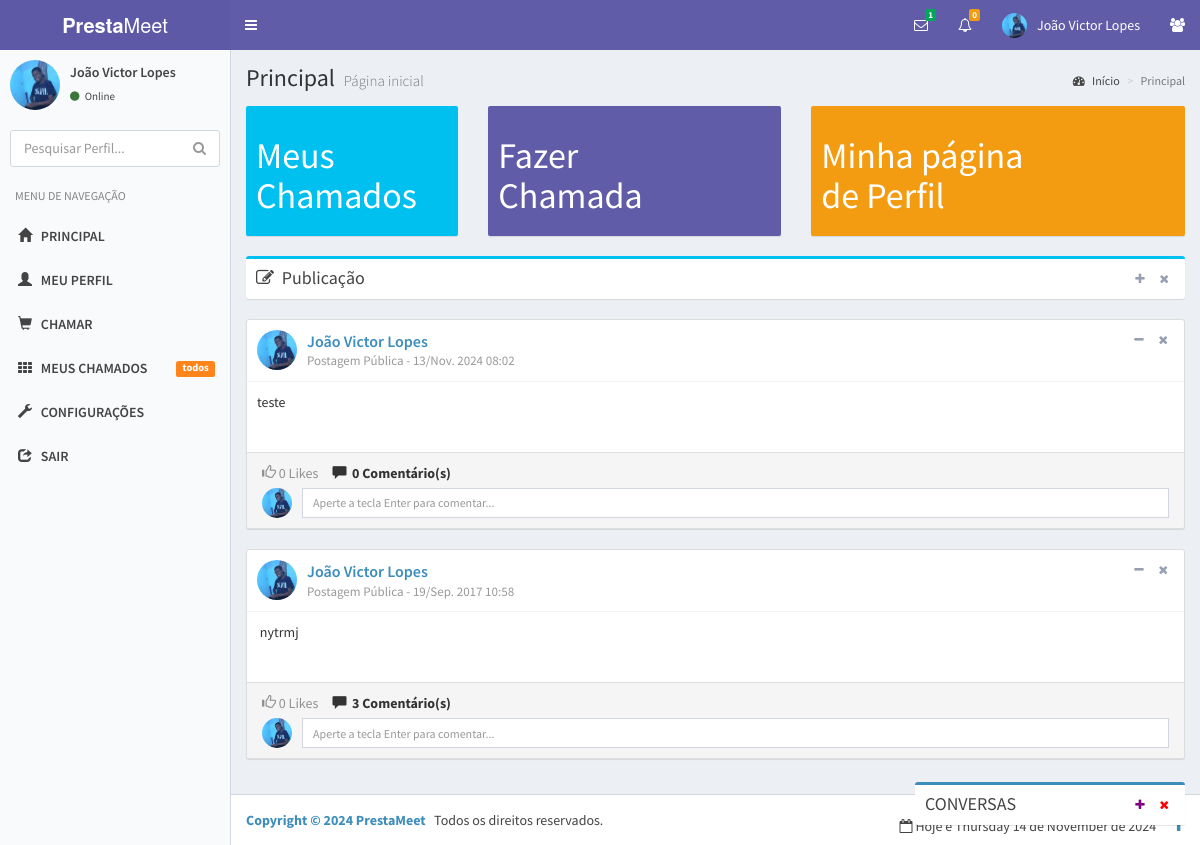
/index?page=principal (signed in), run on the app's committed database.
### tables this page shows
CREATE TABLE IF NOT EXISTS `clientes` (
  `id` int NOT NULL AUTO_INCREMENT,
  `nome` varchar(45) DEFAULT NULL,
  `sobrenome` varchar(45) DEFAULT NULL,
  `email` varchar(255) NOT NULL,
  `telefone` varchar(45) DEFAULT NULL,
  `cpf` varchar(45) DEFAULT NULL,
  `rg` varchar(45) DEFAULT NULL,
  `avaliacoes` int DEFAULT NULL,
  `foto` varchar(255) NOT NULL DEFAULT './img/perfil/padrao.jpg',
  PRIMARY KEY (`id`)
);

CREATE TABLE IF NOT EXISTS `postagem` (
  `id` int NOT NULL AUTO_INCREMENT,
  `id_conta` int NOT NULL,
  `conteudo` text NOT NULL,
  `curtidas` int NOT NULL,
  `data` datetime NOT NULL DEFAULT CURRENT_TIMESTAMP,
  `tipo` int NOT NULL,
  PRIMARY KEY (`id`)
);

CREATE TABLE IF NOT EXISTS `contas` (
  `id` int NOT NULL AUTO_INCREMENT,
  `nome` text NOT NULL,
  `login` varchar(45) DEFAULT NULL,
  `senha` varchar(255) DEFAULT NULL,
  `id_cliente` int NOT NULL,
  `tipo_conta` enum('1','2') DEFAULT NULL,
  `admin` enum('0','1') DEFAULT '0',
  `data_criado` datetime DEFAULT CURRENT_TIMESTAMP,
  `online` enum('0','1') DEFAULT '0',
  `foto` varchar(255) NOT NULL DEFAULT './img/perfil/padrao.jpg',
  `novato` enum('0','1') NOT NULL DEFAULT '1',
  `biografia` text,
  `informacoes` text,
  `id_casa` int DEFAULT NULL,
  PRIMARY KEY (`id`),
  KEY `fk_CONTAS_CLIENTES1_idx` (`id_cliente`)
);

### index.php (the view, shortened to what the rows shown need)
<?php
require_once 'functions.php';
if (!isset($_COOKIE['email']) || !isset($_COOKIE['password']) || !isset($_COOKIE['tipo_conta'])) {
    header("Location: logout");
} else {
    if ($_COOKIE['tipo_conta'] == 1) {
        $contas = select("contas", " WHERE login = '" . $_COOKIE['email'] . "' AND senha = '" . $_COOKIE['password'] . "'");
        $user = select("clientes", " WHERE id = " . $contas['id_cliente']);
    } else if ($_COOKIE['tipo_conta'] == 2) {
        $contas = select("contas", " WHERE login = '" . $_COOKIE['email'] . "' AND senha = '" . $_COOKIE['password'] . "'");
        $user = select("prestador", " WHERE id = " . $contas['id_cliente']);
    }
}
if ($_COOKIE['tipo_conta'] == 1) {
    $contas = select("contas", " WHERE login = '" . $_COOKIE['email'] . "' AND senha = '" . $_COOKIE['password'] . "'");
    $user = select("clientes", " WHERE id = " . $contas['id_cliente']);
} else if ($_COOKIE['tipo_conta'] == 2) {
    $contas = select("contas", " WHERE login = '" . $_COOKIE['email'] . "' AND senha = '" . $_COOKIE['password'] . "'");
    $user = select("prestador", " WHERE id = " . $contas['id_cliente']);
}
?>
<!DOCTYPE html>
<html>
<head>
    <link rel="stylesheet" href="./bootstrap/css/bootstrap.min.css">
    <link rel="stylesheet" href="https://cdnjs.cloudflare.com/ajax/libs/font-awesome/4.5.0/css/font-awesome.min.css">
    <link rel="stylesheet" href="https://cdnjs.cloudflare.com/ajax/libs/ionicons/2.0.1/css/ionicons.min.css">
    <link rel="stylesheet" href="./dist/css/AdminLTE.min.css">
    <link rel="stylesheet" href="./dist/css/skins/_all-skins.min.css">
    <link rel="stylesheet" href="./plugins/iCheck/flat/red.css">
    <link rel="stylesheet" href="./plugins/morris/morris.css">
    <link rel="stylesheet" href="./plugins/jvectormap/jquery-jvectormap-1.2.2.css">
    <link rel="stylesheet" href="./plugins/datepicker/datepicker3.css">
    <link rel="stylesheet" href="./plugins/daterangepicker/daterangepicker.css">
    <link rel="stylesheet" href="./plugins/timepicker/bootstrap-timepicker.min.css">
    <link rel="stylesheet" href="./plugins/bootstrap-wysihtml5/bootstrap3-wysihtml5.min.css">
</head>
<body class="hold-transition skin-purple-light sidebar-mini" onLoad="scroll();">
    <div style="display:block;">
            <div id="content" style="overflow: hidden;">
<div class="wrapper">
    <header class="main-header">
        <nav class="navbar navbar-static-top">
            <div class="navbar-custom-menu">
                <ul class="nav navbar-nav">
                    <li class="dropdown user user-menu">
                        <a href="#" class="dropdown-toggle" data-toggle="dropdown">
                            <img src="<?php echo $user['foto']; ?>" class="user-image" alt="User Image">
                            <span class="hidden-xs"><?php echo $user['nome'] . " " . $user['sobrenome']; ?></span>
                        </a>
                    </li>
                </ul>
            </div>
        </nav>
    </header>
    <aside class="main-sidebar">
        <section class="sidebar">
            <div class="user-panel">
                <div class="pull-left image" style="max-width:50px; max-height: 50px">
                    <img src="<?php echo $user['foto']; ?>" style="max-width:50px; max-height: 50px" class="img-circle" alt="Foto de Perfil">
                </div>
                <div class="pull-left info">
                    <p><?php echo $user['nome'] . " " . $user['sobrenome']; ?></p>
                    <?php if ($contas['online'] == 0) {
                        echo '<a><i class="fa fa-circle text-warning"></i> Ofline</a>';
                    } else {
                        echo '<a><i class="fa fa-circle text-success"></i> Online</a>';
                    } ?>
                </div>
            </div>
        </section>
    </aside>
    <div class="content-wrapper">
        <?php
        if (isset($_GET['page'])) {
            $filename = './paginas/' . $_GET['page'] . '.php';
            if (file_exists($filename)) {
                include($filename);
            } else {
                include('./paginas/error-pagina.php');
            }
        } else {
            include('./paginas/error-pagina.php');
        }
        ?>
    </div>
</div></div>
</div>
</body>
</html>

### paginas/principal.php (shortened to what the rows shown need)
<?php
$contas = select("contas", "WHERE login = '" . $_COOKIE['email'] . "' AND senha = '" . $_COOKIE['password'] . "'");
if ($contas['tipo_conta'] == 2) {
?>
    <br />
    <div class="col-md-12 col-sm-12 col-xs-12">
        <div class="info-box">
            <span class="info-box-icon bg-orange"><i class="fa fa-info"></i></span>
            <div class="info-box-content">
                <span class="info-box-text"><i class="fa fa-warning text-yellow"></i> Oops!</span>
                <span class="info-box-number">Sua conta não é de Cliente...</span>
            </div>
        </div>
    </div>
    <?php
} else {
    if ($contas['novato'] != 1) {
    ?>
        <section class="content-header">
            <h1>
                Principal
                <small>Página inicial</small>
            </h1>
        </section>
    <?php } ?>
    <section class="content">
        <div class="row">
            <div class="col-lg-3 col-xs-6">
                <a href="?page=chamados" class="small-box-footer">
                    <div class="small-box bg-aqua">
                        <div class="inner">
                            <h1> Meus <br>Chamados </h1>
                        </div>
                    </div>
                </a>
            </div>
            <div class="col-lg-4 col-xs-6">
                <a href="?page=chamar" class="small-box-footer">
                    <div class="small-box bg-purple">
                        <div class="inner">
                            <h1> Fazer <br>Chamada </h1>
                        </div>
                    </div>
                </a>
            </div>
            <div class="col-lg-5 col-xs-12">
                <a href="?page=perfil&user=<?php echo $contas['login']; ?>" class="small-box-footer">
                    <div class="small-box bg-yellow">
                        <div class="inner">
                            <h1> Minha página <br> de Perfil </h1>
                        </div>
                    </div>
                </a>
            </div>
        </div>
        <div class="row">
            <section class="col-lg-12 connectedSortable">
                <?php
                $sql = "SELECT * FROM postagem WHERE id_conta = " . $contas['id'] . " ORDER BY id DESC";
                $result = $db->query($sql);
                if ($result->rowCount() == 0) {
                } else {
                    foreach ($result->fetchAll() as $postagem) {
                        $sqlc = "SELECT * FROM comentarios WHERE id_postagem = " . $postagem['id'];
                        $resultc = $db->query($sqlc);
                        $cont_c = $resultc->rowCount();
                ?>
                        <div class="box box-widget">
                            <div class="box-header with-border">
                                <div class="user-block">
                                    <img class="img-circle" src="<?php echo $contas['foto']; ?>" alt="Minha Foto">
                                    <span class="username"><a href="#"><?php echo $contas['nome']; ?></a></span>
                                    <span class="description"><?php if ($postagem['tipo'] == 1) {
                                                                    echo "Postagem Pública";
                                                                } ?> - <?php echo date("d/M. Y h:i", strtotime($postagem['data'])); ?></span>
                                </div>
                                <div class="box-tools">
                                    <button type="button" class="btn btn-box-tool" data-widget="collapse"><i class="fa fa-minus"></i>
                                    </button>
                                    <button type="button" class="btn btn-box-tool" data-widget="remove"><i class="fa fa-times"></i></button>
                                </div>
                            </div>
                            <div class="box-body">
                                <?php echo $postagem['conteudo']; ?>
                                <br />
                            </div>
                            <div class="panel-footer">
                                <a href="index?page=principal&amp;like=<?php echo $postagem['id']; ?>" style="color: #919191">
                                    <span class="glyphicon glyphicon-thumbs-up"></span> <span id="likes"><?php echo $postagem['curtidas']; ?></span> Likes</a>
                                &nbsp; &nbsp; <label data-toggle="collapse" data-target="#comentarioid_<?php echo $postagem['id']; ?>" class="" aria-expanded="true"><span class="glyphicon glyphicon-comment"></span> &nbsp;<?php echo $cont_c; ?> Comentário(s)</label>
                                    <?php
                                    if ($cont_c == 0) {
                                        echo '<div class="box-footer box-comments"><center>Nenhum comentário...</center></div>';
                                    } else {
                                        foreach ($resultc->fetchAll() as $comentario) {
                                            $user_comentario = select("contas", " WHERE id = " . $comentario['id_conta']);
                                    ?>
                                    <?php }
                                    } ?>
                                <form action="?page=<?php echo $_SESSION['pagina']; ?>&post=<?php echo $postagem['id']; ?>" method="post">
                                    <img class="img-responsive img-circle img-sm" src="<?php echo $contas['foto']; ?>" alt="Foto">
                                    <div class="img-push">
                                        <input type="text" required name="conteudo_comentario" id="conteudo_comentario" class="form-control input-sm" placeholder="Aperte a tecla Enter para comentar...">
                                    </div>
                                </form>
                            </div>
                        </div>
                <?php }
                } ?>
            </section>
        </div>
    </section>
<?php } ?>

### data on the page
clientes: foto (picture), nome "João Victor", sobrenome "Lopes"
postagem: id_conta.foto (picture), id_conta.nome "João Victor Lopes", tipo "Postagem Pública", data "13/Nov. 2024 08:02", conteudo "teste", curtidas "0", cont_c "0"
postagem: id_conta.foto (picture), id_conta.nome "João Victor Lopes", tipo "Postagem Pública", data "19/Sep. 2017 10:58", conteudo "nytrmj", curtidas "0", cont_c "3"

### other printed values
$count_mensagens "1"
$count_notifica "0"
